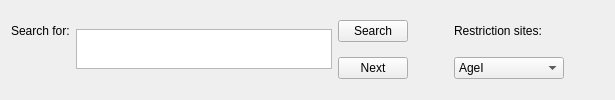
         <widget class="QFrame" name="frame_17">
          <property name="frameShape">
           <enum>QFrame::NoFrame</enum>
          </property>
          <property name="frameShadow">
           <enum>QFrame::Raised</enum>
          </property>
          <layout class="QGridLayout" name="gridLayout_3">
           <item row="1" column="6">
            <spacer name="horizontalSpacer">
             <property name="orientation">
              <enum>Qt::Horizontal</enum>
             </property>
             <property name="sizeHint" stdset="0">
              <size>
               <width>40</width>
               <height>20</height>
              </size>
             </property>
            </spacer>
           </item>
           <item row="0" column="2">
            <widget class="QPushButton" name="btnSearchSeq">
             <property name="minimumSize">
              <size>
               <width>70</width>
               <height>0</height>
              </size>
             </property>
             <property name="maximumSize">
              <size>
               <width>70</width>
               <height>16777215</height>
              </size>
             </property>
             <property name="text">
              <string>Search</string>
             </property>
             <property name="iconSize">
              <size>
               <width>24</width>
               <height>24</height>
              </size>
             </property>
            </widget>
           </item>
           <item row="0" column="1" rowspan="2">
            <widget class="QPlainTextEdit" name="txtSearchSeq">
             <property name="maximumSize">
              <size>
               <width>16777215</width>
               <height>40</height>
              </size>
             </property>
            </widget>
           </item>
           <item row="0" column="0">
            <widget class="QLabel" name="label_18">
             <property name="text">
              <string>Search for:</string>
             </property>
            </widget>
           </item>
           <item row="0" column="4">
            <widget class="QLabel" name="label_20">
             <property name="minimumSize">
              <size>
               <width>110</width>
               <height>0</height>
              </size>
             </property>
             <property name="maximumSize">
              <size>
               <width>110</width>
               <height>16777215</height>
              </size>
             </property>
             <property name="text">
              <string>Restriction sites:</string>
             </property>
            </widget>
           </item>
           <item row="1" column="4">
            <widget class="QComboBox" name="comboBox">
             <property name="minimumSize">
              <size>
               <width>100</width>
               <height>0</height>
              </size>
             </property>
             <property name="maximumSize">
              <size>
               <width>110</width>
               <height>30</height>
              </size>
             </property>
             <item>
              <property name="text">
               <string>AgeI</string>
              </property>
             </item>
             <item>
              <property name="text">
               <string>SalI</string>
              </property>
             </item>
             <item>
              <property name="text">
               <string>BsiWI</string>
              </property>
             </item>
             <item>
              <property name="text">
               <string>New Item</string>
              </property>
             </item>
            </widget>
           </item>
           <item row="1" column="2">
            <widget class="QPushButton" name="btnNextSearchSeq">
             <property name="minimumSize">
              <size>
               <width>70</width>
               <height>0</height>
              </size>
             </property>
             <property name="maximumSize">
              <size>
               <width>70</width>
               <height>16777215</height>
              </size>
             </property>
             <property name="text">
              <string>Next</string>
             </property>
            </widget>
           </item>
           <item row="1" column="3">
            <spacer name="horizontalSpacer_2">
             <property name="orientation">
              <enum>Qt::Horizontal</enum>
             </property>
             <property name="sizeHint" stdset="0">
              <size>
               <width>40</width>
               <height>20</height>
              </size>
             </property>
            </spacer>
           </item>
          </layout>
         </widget>
